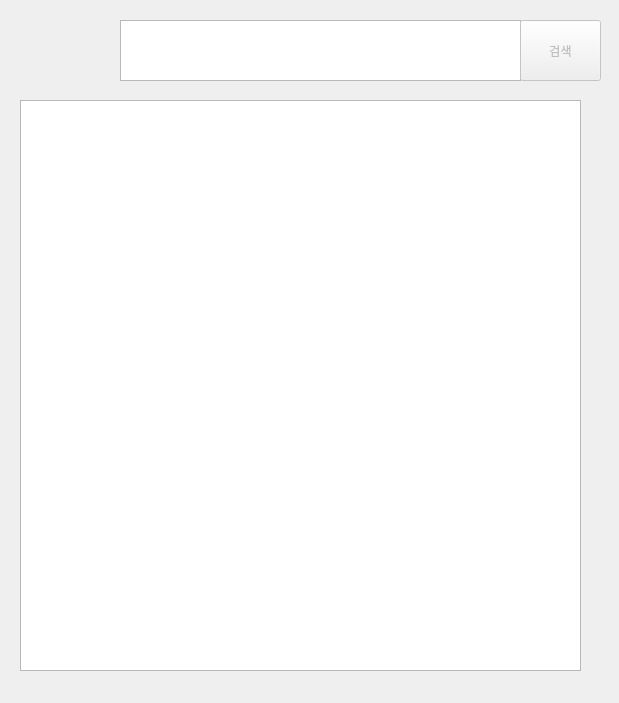
<?xml version="1.0" encoding="UTF-8"?>
<ui version="4.0">
 <class>BookSearchDialog</class>
 <widget class="QDialog" name="BookSearchDialog">
  <property name="geometry">
   <rect>
    <x>0</x>
    <y>0</y>
    <width>619</width>
    <height>703</height>
   </rect>
  </property>
  <property name="windowTitle">
   <string>Dialog</string>
  </property>
  <widget class="QPushButton" name="backBtn">
   <property name="geometry">
    <rect>
     <x>20</x>
     <y>20</y>
     <width>81</width>
     <height>61</height>
    </rect>
   </property>
   <property name="styleSheet">
    <string notr="true"/>
   </property>
   <property name="text">
    <string/>
   </property>
   <property name="icon">
    <iconset theme="QIcon::ThemeIcon::GoPrevious"/>
   </property>
   <property name="iconSize">
    <size>
     <width>64</width>
     <height>64</height>
    </size>
   </property>
   <property name="flat">
    <bool>true</bool>
   </property>
  </widget>
  <widget class="QTextEdit" name="bookSearchWindow">
   <property name="geometry">
    <rect>
     <x>120</x>
     <y>20</y>
     <width>401</width>
     <height>61</height>
    </rect>
   </property>
   <property name="styleSheet">
    <string notr="true">font: 500 26pt &quot;Ubuntu Sans&quot;;</string>
   </property>
   <property name="documentTitle">
    <string/>
   </property>
  </widget>
  <widget class="QTableView" name="bookInfoTable">
   <property name="geometry">
    <rect>
     <x>20</x>
     <y>100</y>
     <width>561</width>
     <height>571</height>
    </rect>
   </property>
  </widget>
  <widget class="QPushButton" name="searchBtn">
   <property name="enabled">
    <bool>false</bool>
   </property>
   <property name="geometry">
    <rect>
     <x>520</x>
     <y>20</y>
     <width>81</width>
     <height>61</height>
    </rect>
   </property>
   <property name="text">
    <string>검색</string>
   </property>
  </widget>
 </widget>
 <resources/>
 <connections/>
</ui>
